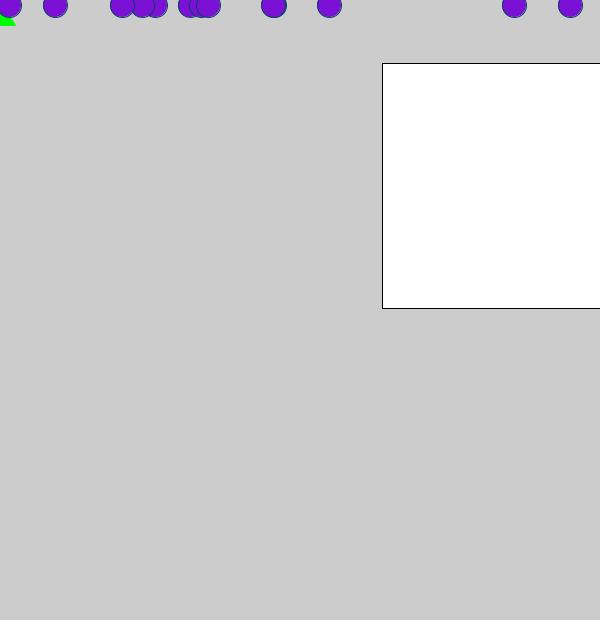
Frame 1 (no input)
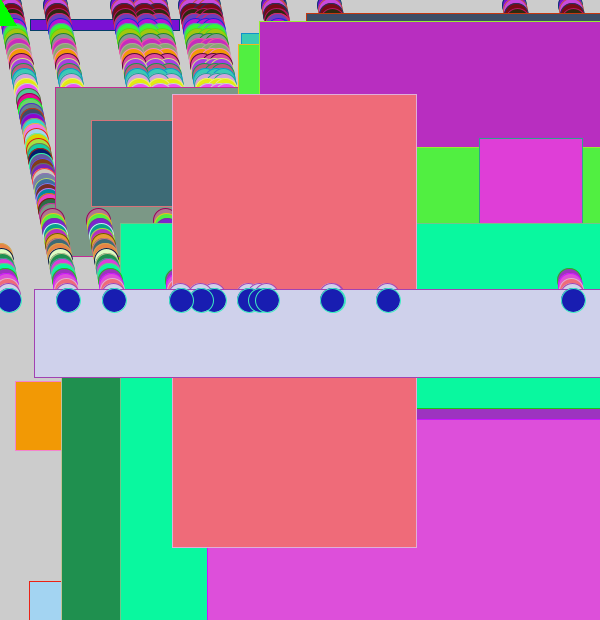
Frame 60 (the mouse pressed at the canvas centre just before this capture)
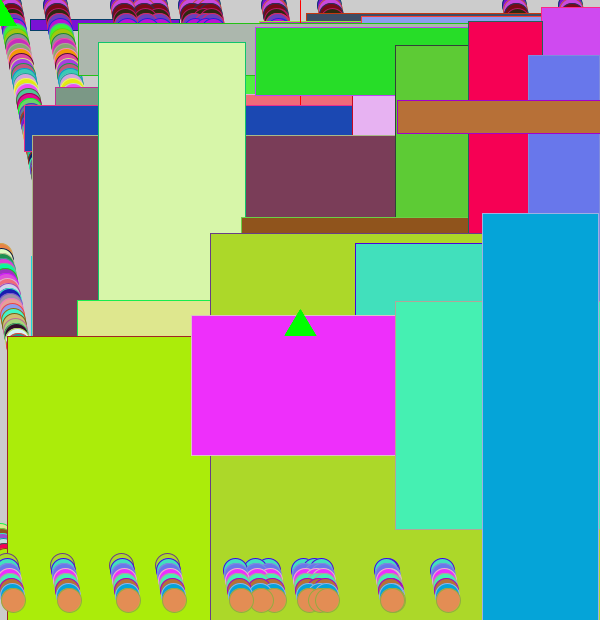
Frame 120 (the mouse held since frame 60 and released just before this capture)

The Processing sketch that drew these frames (run headless with seeded random() and noise(); from frame 60 on, the mouse is pressed at the canvas centre):

// Processing sketch: processing_72584
// ── processing_72584.pde

//source http://codelikezell.com/create-a-sick-game-with-processing/

PFont fontA;
  int sphereDiameter = int(random(15,30));
  boolean shoot = false;
  
  int randx()
  {
    return int(random(600));
  }
  
  int[] sphereXCoords = { randx(), randx(), randx(), randx(),randx(), randx(), randx(), randx(), randx(), randx(), randx(), randx(), randx()};
  int[] sphereYCoords = { 0, 0, 0, 0, 0, 0, 0, 0, 0, 0, 0, 0, 0};
  
  void setup()
  {
    size(600,620);
  }
  
  void draw()
  {
    int a = int(random(0,620));
    int b = int(random(0,620));
    int c = int(random(0,620));
    int d = int(random(0,620));
    rect(a,b,c,d);
    fill(color(0,255,0));
    stroke(color(0,255,0));
    triangle(mouseX-15, mouseY+25, mouseX+15, mouseY+25, mouseX, mouseY);
    fill(color(255,0,0));
    stroke(color(255,0,0));
  
    if(shoot==true)
    {
      sphereKiller(mouseX);
      shoot = false;
    }
  
    sphereDropper();
    gameEnder();  
  }
  
  void mousePressed()
  {
    shoot = true;
  }
  
  void sphereDropper()
  {  
    stroke(random(0,255),random(0,255),random(0,255));
    fill(random(0,255),random(0,255),random(0,255));
    for (int i=0; i<13; i++)
    {
      if(sphereXCoords[i]==620)
      {
      sphereXCoords[i]=0;
      }
      if(sphereYCoords[i]==620)
      {
      sphereYCoords[i]=0;
      }
      ellipse(sphereXCoords[i]++, sphereYCoords[i]+=5,
              sphereDiameter, sphereDiameter);
    }
  }
  
  void sphereKiller(int shotX)
  {
    boolean hit = false;
    for (int i = 0; i < 13; i++)
    {
      int sphereDiameter = int(random(15,30));
      if((shotX >= (sphereXCoords[i]-sphereDiameter)) && 
         (shotX <= (sphereXCoords[i]+sphereDiameter)))
      {
        hit = true;
        line(mouseX, 565, mouseX, sphereYCoords[i]);
        ellipse(sphereXCoords[i], sphereYCoords[i],
                sphereDiameter+25, sphereDiameter+25);
        sphereXCoords[i] = randx();
        sphereYCoords[i] = 9;
      }    
    }
  
    if(hit == false)
    {
      line(mouseX, 565, mouseX, 0);
    }  
  
  }
  
  void gameEnder()
  {
    for (int i=0; i< 5; i++)
    {
      if(sphereYCoords[i]==600)
      {
       sphereYCoords[i]=560;
      }
    }
  }
